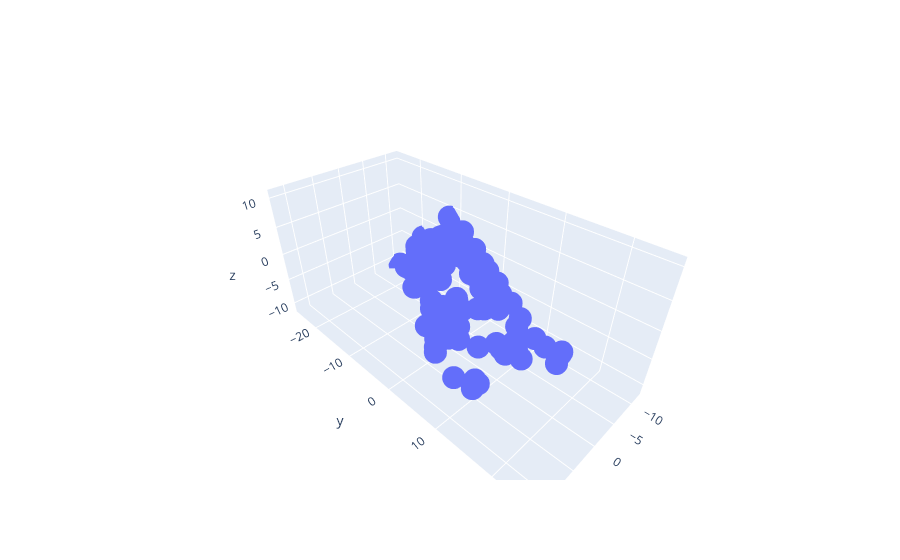

The notebook cell this image was saved under:
### Markdown cell above
# Exercise 5-10.
>Repeat the second part of Exercise 3-3 (the two vectors in ℝ3), but use matrix-vector
multiplication instead of vector-scalar multiplication. That is, compute As instead of
σ1v1 + σ2v2.

### Code cell
import plotly.graph_objects as go

# As a matrix with two columns in R3, instead of two separate vectors
A = np.array([[3, 0], [5, 2], [1, 2]])

xlim = [-4,4]
scalars = np.random.uniform(low=xlim[0],high=xlim[1],size=(100,2))

# create random points
points = np.zeros((100,3))
for i in range(len(scalars)):
  points[i,:] = A@scalars[i]

# draw the dots in the figure
fig = go.Figure( data=[go.Scatter3d(x=points[:,0], y=points[:,1], z=points[:,2], mode='markers')])
fig.show()
